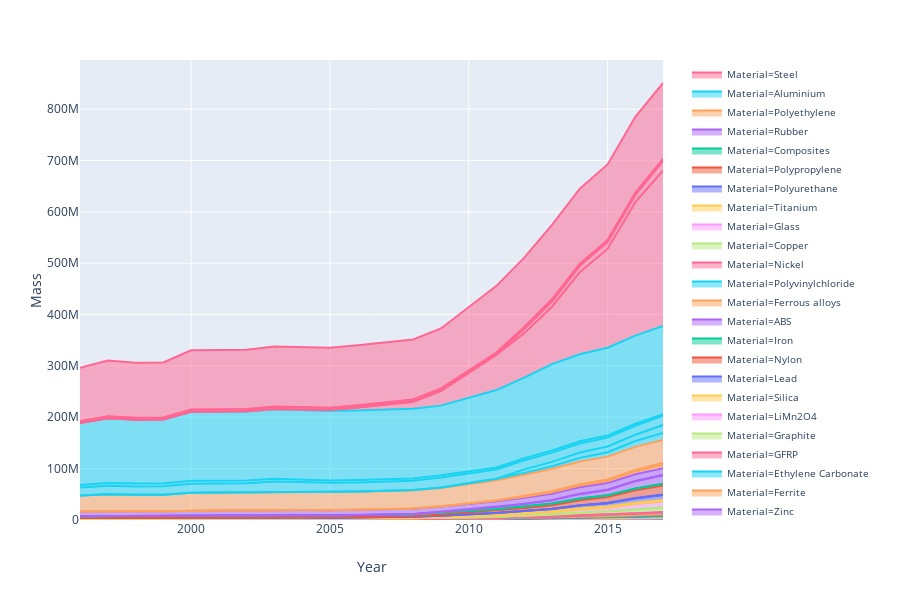

Here is the notebook cell this chart was saved with:
### Code cell
#!/usr/bin/env python3
# -*- coding: utf-8 -*-
# Created on Thu Aug 29 11:59:11 2019
# @author: jvanderzaag
import time; start = time.time()
import functions as func


import os
import pandas as pd 
import numpy as np
import plotly.express as px


#%%
(
 dbx,
 dbm,
 dba,
 ) = func.ReadData()

#%%
(
 dbx,
 Vtypes,
 ) = func.UnifyCountData(dbx)

#%%
(
 dbm
 ) = func.UnifyMassData(dbm, dbx)

#%%
mat = func.CalcMass(dbx, dbm)

#%% Plotting
    
func.PlotMaterialVehicle(
                         mat,
                         #exclude=['bicycle'],
                         #include=['A330','B747'],
                         )
    
#%%
print(round(time.time()-start,5),'s have elapsed, all is good!'); del start
